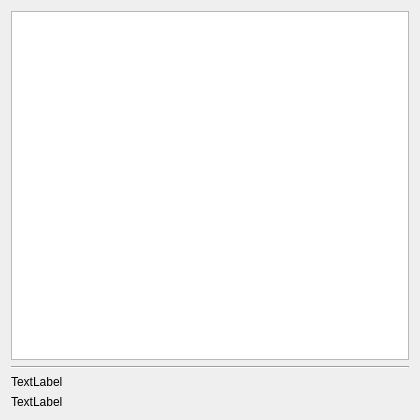
<?xml version="1.0" encoding="UTF-8"?>
<ui version="4.0">
 <class>Preview</class>
 <widget class="QDialog" name="Preview">
  <property name="geometry">
   <rect>
    <x>0</x>
    <y>0</y>
    <width>420</width>
    <height>420</height>
   </rect>
  </property>
  <property name="windowTitle">
   <string>Preview</string>
  </property>
  <layout class="QGridLayout" name="gridLayout">
   <item row="0" column="0">
    <widget class="QGraphicsView" name="graphicsView"/>
   </item>
   <item row="1" column="0">
    <widget class="Line" name="line">
     <property name="orientation">
      <enum>Qt::Horizontal</enum>
     </property>
    </widget>
   </item>
   <item row="2" column="0">
    <widget class="QLabel" name="line1">
     <property name="text">
      <string>TextLabel</string>
     </property>
    </widget>
   </item>
   <item row="3" column="0">
    <widget class="QLabel" name="line2">
     <property name="text">
      <string>TextLabel</string>
     </property>
    </widget>
   </item>
  </layout>
 </widget>
 <resources/>
 <connections/>
</ui>
